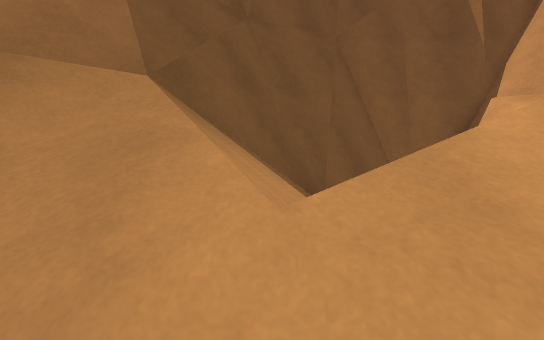
View 1 (above)

17 first-person views from a walk through a scene from a Unity 3-D project. The camera is 1.2 m above the floor, tilts 10° down and sees 85° across. The floor is counted in squares, 1 m on a side. Each view is taken from the middle of a square. On the plan, view 1 faces up. The plan holds only what a view shows up to about 13 squares ahead; the rest is blank. The place goes on beyond the plan. The player character is not drawn.

View 2
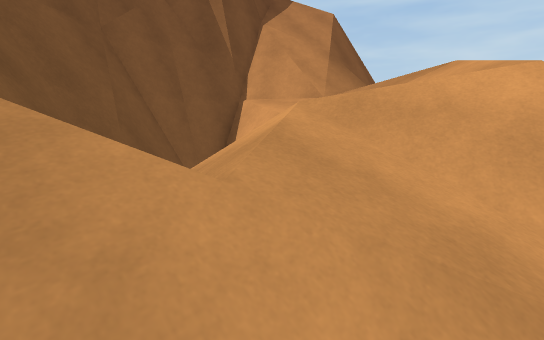

View 3
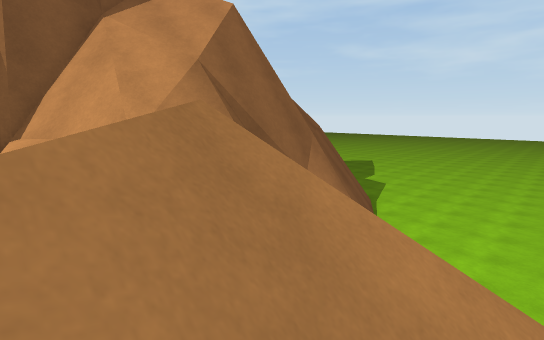

View 4
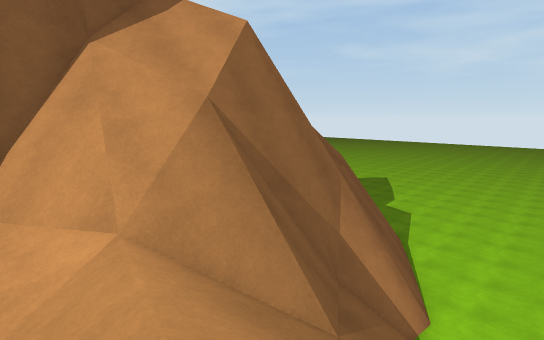

View 5
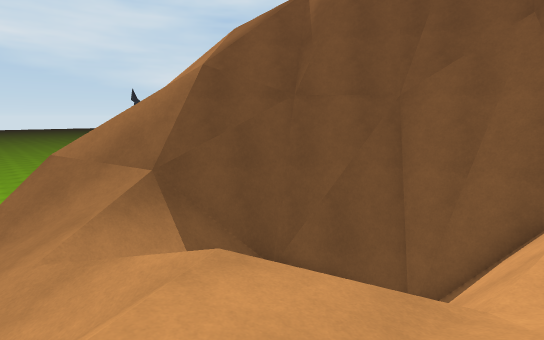

View 6
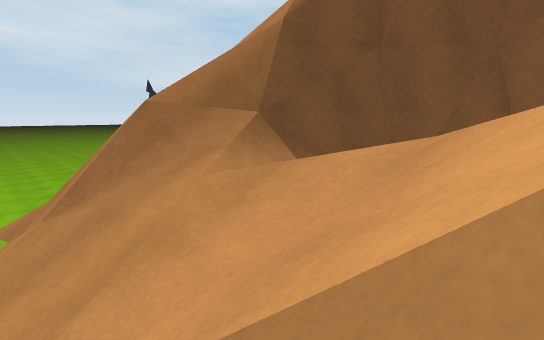

View 7
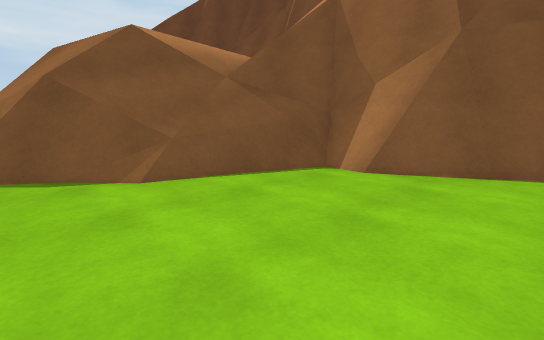

View 8
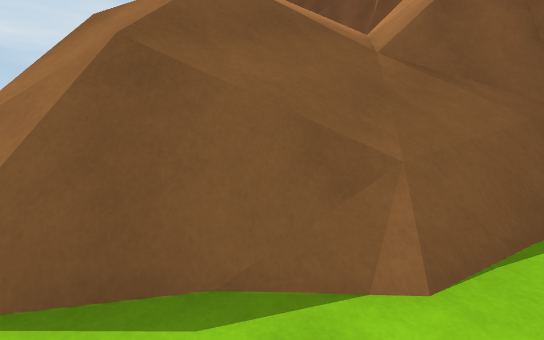

View 9
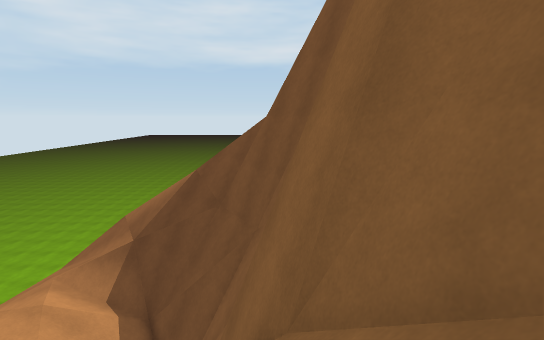

View 10
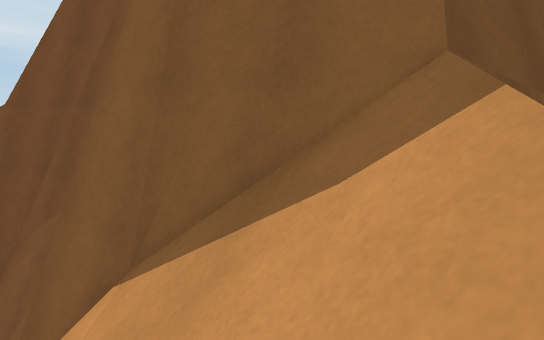

View 11
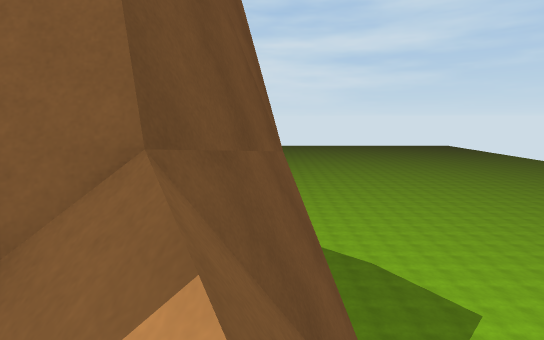

View 12
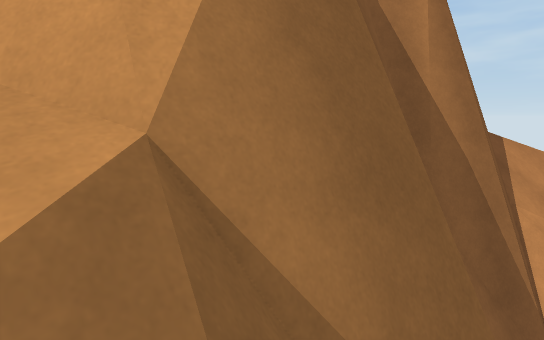

View 13
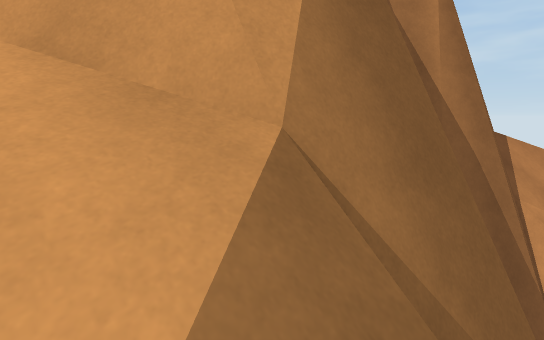

View 14
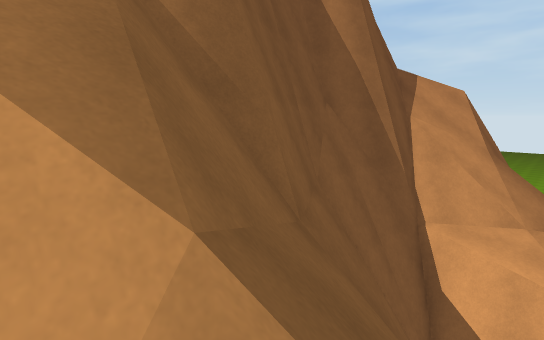

View 15
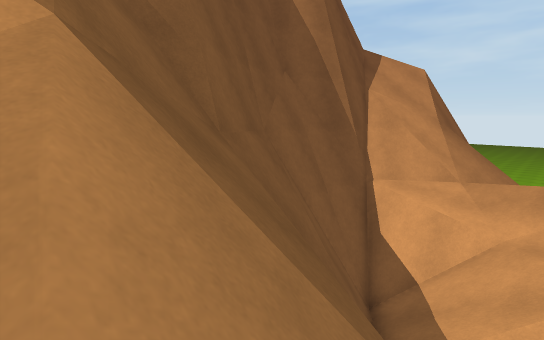

View 16
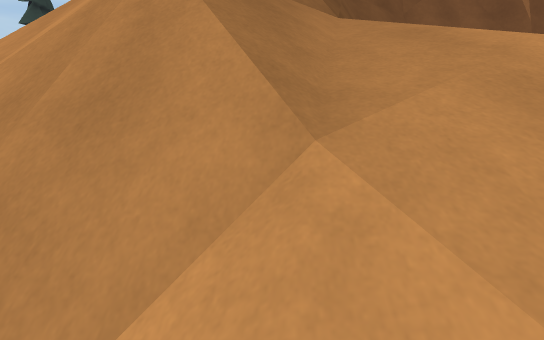

View 17
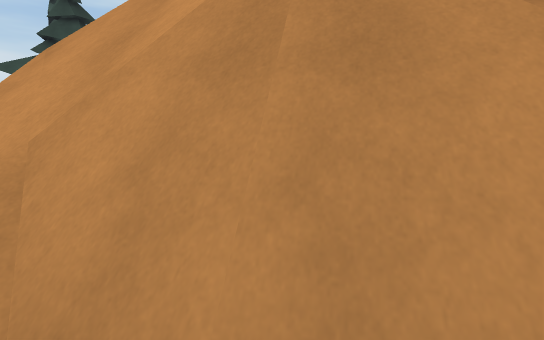

### Floor plan
Key: @ floor where view 1 was taken; # wall or solid block; x gap in a wall; . main floor; : floor 2.75 m higher than the main floor; + floor 3 m higher than the main floor; * floor 9.5 m higher than the main floor; / step, stairs or slope; = window, fence, low wall or low ledge; ^ raised ledge; v drop or lower ground.
Columns run from 12 left of view 1 to 20 right of it. Each row starts with its distance up from view 1.
 17                         ^#
 16                         ^#
 15                         #vv
 14         =#     #        #vv=
 13         /=#  ^##      ^^#v
 12         //^###v    ^#^##/v
 11         ///*=v  #^^^#=////v
 10        ///vvvv  ##^#v/////v
  9        ///vvv  ##vv==////vv =#
  8        ///vv^^###vv/=///vv^^=#
  7       v///v=^##=/# /////v^^==###
  6       = //v##=///= ////v##//###..
  5         //==///////////==///==...
  4    ///  /////////:////////.......
  3    //// ////////++ ///////.......
  2    /////////////+/////////.......
  1 ..  //vv/////////////////........
  0 .... /=##///@/////////#=/........
 -1 ......#==////// //////==......
 -2        . /          //x...... .

Positions as (right, up) in squares from view 1, and headings:
1: (0, 0), facing up
2: (-1, 0), facing up-right
3: (6, 0), facing up-right
4: (7, 2), facing up-right
5: (6, 1), facing up-left
6: (4, -1), facing up-left
7: (18, -2), facing up-left
8: (13, -2), facing up-left
9: (12, 11), facing left
10: (13, 10), facing up-left
11: (13, 11), facing up
12: (-3, 10), facing up-right
13: (-4, 10), facing up-right
14: (-4, 6), facing up-right
15: (-4, 4), facing up-right
16: (-3, -2), facing up
17: (-5, -2), facing up
